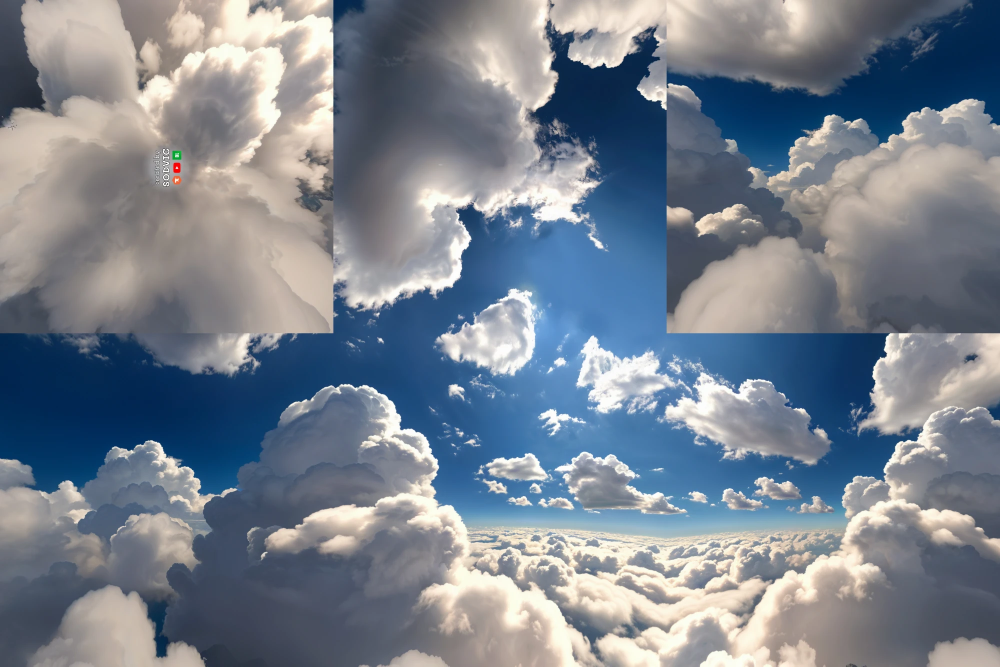
#> input picture minecraft/source-images/sky.webp, 2000 x 1333 px, given in place of madison_beer_sky.png, which was not available (shown at 1/2 size)
$ python preview.py
#> lines starting #> are read from the running program, lines starting #| are printed output that depends on the picture; pictures that were not available may be replaced by others from this repository, and a replacement may not be noted
#!/usr/bin/env python3
"""Render what the MadisonBeerSky skybox looks like in game, without launching Minecraft.

This deliberately re-implements Nuit's renderer rather than reusing anything from
``build_skybox.py``: the quad, the UV ranges and the per-face matrices are ported
straight from ``SquareTexturedSkybox.renderSkybox`` and ``Utils`` (tag
``mc1.21.11-1.0.0-beta.6``). If the atlas were laid out wrongly, these previews
would show it as a rotated, mirrored or misplaced face.

Usage:  python3 preview.py [--atlas <path.png>] [--out-dir <dir>] [--fov 70]
"""

from __future__ import annotations

import argparse
import math
from pathlib import Path

import numpy as np
from PIL import Image

REPO_ROOT = Path(__file__).resolve().parents[2]
DEFAULT_ATLAS = REPO_ROOT / "minecraft" / "MadisonBeerSky" / "assets" / "nuit" / "sky" / "madison_beer_sky.png"

# Utils.TEXTURE_FACES: (minU, minV, maxU, maxV) per face id.
TEXTURE_FACES = [
    (0.0, 0.0, 1 / 3, 1 / 2),  # 0 bottom
    (1 / 3, 1 / 2, 2 / 3, 1.0),  # 1 north
    (2 / 3, 0.0, 1.0, 1 / 2),  # 2 south
    (1 / 3, 0.0, 2 / 3, 1 / 2),  # 3 top
    (2 / 3, 1 / 2, 1.0, 1.0),  # 4 east
    (0.0, 1 / 2, 1 / 3, 1.0),  # 5 west
]
FACE_NAMES = ["bottom", "north", "south", "top", "east", "west"]

VIEWS = {
    "north": (0.0, -1.0),
    "east": (1.0, 0.0),
    "south": (0.0, 1.0),
    "west": (-1.0, 0.0),
}


def _rx(deg: float) -> np.ndarray:
    c, s = math.cos(math.radians(deg)), math.sin(math.radians(deg))
    return np.array([[1, 0, 0], [0, c, -s], [0, s, c]], dtype=np.float64)


def _ry(deg: float) -> np.ndarray:
    c, s = math.cos(math.radians(deg)), math.sin(math.radians(deg))
    return np.array([[c, 0, s], [0, 1, 0], [-s, 0, c]], dtype=np.float64)


def _rz(deg: float) -> np.ndarray:
    c, s = math.cos(math.radians(deg)), math.sin(math.radians(deg))
    return np.array([[c, -s, 0], [s, c, 0], [0, 0, 1]], dtype=np.float64)


# Utils.MATRIX4F_ROTATED_FACE, in the same order as TEXTURE_FACES.
FACE_MATRICES = [
    np.eye(3),
    _rx(90.0),
    _rx(-90.0) @ _ry(180.0),
    _rx(180.0),
    _rz(90.0) @ _ry(-90.0),
    _rz(-90.0) @ _ry(90.0),
]


def face_samples(atlas: np.ndarray, face: int, steps: int) -> tuple[np.ndarray, np.ndarray]:
    """Points on one cube face plus their atlas colour, following the mod's quad."""
    height, width = atlas.shape[:2]
    min_u, min_v, max_u, max_v = TEXTURE_FACES[face]
    a, b = np.meshgrid(np.linspace(0, 1, steps), np.linspace(0, 1, steps))

    # The quad the renderer emits: the y = -100 plane, before the face matrix.
    local = np.stack([-1 + 2 * a, -np.ones_like(a), -1 + 2 * b], axis=-1)
    points = local.reshape(-1, 3) @ FACE_MATRICES[face].T

    u = np.clip((min_u + a * (max_u - min_u)) * width, 0, width - 1).astype(np.int64)
    v = np.clip((min_v + b * (max_v - min_v)) * height, 0, height - 1).astype(np.int64)
    return points, atlas[v.ravel(), u.ravel()]


def render(atlas: np.ndarray, forward: np.ndarray, size: int, fov: float, steps: int) -> Image.Image:
    """Perspective view with Minecraft's framing: 16:9, and `fov` measured vertically."""
    height = size
    width = int(round(size * 16 / 9))

    up_world = np.array([0.0, 1.0, 0.0])
    forward = forward / np.linalg.norm(forward)
    if abs(forward @ up_world) > 0.999:
        up_world = np.array([0.0, 0.0, 1.0])
    right = np.cross(forward, up_world)
    right /= np.linalg.norm(right)
    up = np.cross(right, forward)

    focal = (height / 2) / math.tan(math.radians(fov) / 2)
    canvas = np.zeros((height, width, 3), dtype=np.uint8)

    for face in range(6):
        points, colors = face_samples(atlas, face, steps)
        depth = points @ forward
        visible = depth > 1e-6
        if not visible.any():
            continue
        points, colors, depth = points[visible], colors[visible], depth[visible]
        px = (width / 2 + (points @ right) / depth * focal).astype(np.int64)
        py = (height / 2 - (points @ up) / depth * focal).astype(np.int64)
        inside = (px >= 0) & (px < width) & (py >= 0) & (py < height)
        canvas[py[inside], px[inside]] = colors[inside]

    return Image.fromarray(canvas)


def main() -> None:
    parser = argparse.ArgumentParser(description=__doc__)
    parser.add_argument("--atlas", type=Path, default=DEFAULT_ATLAS)
    parser.add_argument("--out-dir", type=Path, default=Path("skybox-preview"))
    parser.add_argument("--size", type=int, default=512, help="preview resolution (default: 512)")
    parser.add_argument("--fov", type=float, default=70.0, help="vertical field of view (default: 70)")
    parser.add_argument("--steps", type=int, default=1400, help="samples per face axis (default: 1400)")
    args = parser.parse_args()

    atlas = np.asarray(Image.open(args.atlas).convert("RGB"))
#> atlas is the input picture: shape (1333, 2000, 3); mean R, G, B 120.3, 129.7, 141.8
    args.out_dir.mkdir(parents=True, exist_ok=True)

    for name, (x, z) in VIEWS.items():
        image = render(atlas, np.array([x, 0.0, z]), args.size, args.fov, args.steps)
        image.save(args.out_dir / f"looking-{name}.png")
#> this loop made 4 passes
#> (forward in render, right in render) on passes 1 to 4: ([0, 0, -1], [1, 0, 0]), ([1, 0, 0], [0, 0, 1]), ([0, 0, 1], [-1, 0, 0]), ([-1, 0, 0], [0, 0, -1])
#> pass 1, in main, `image = render(atlas, np.array([x, 0.0, z]), args.size, args.fov, args..`:
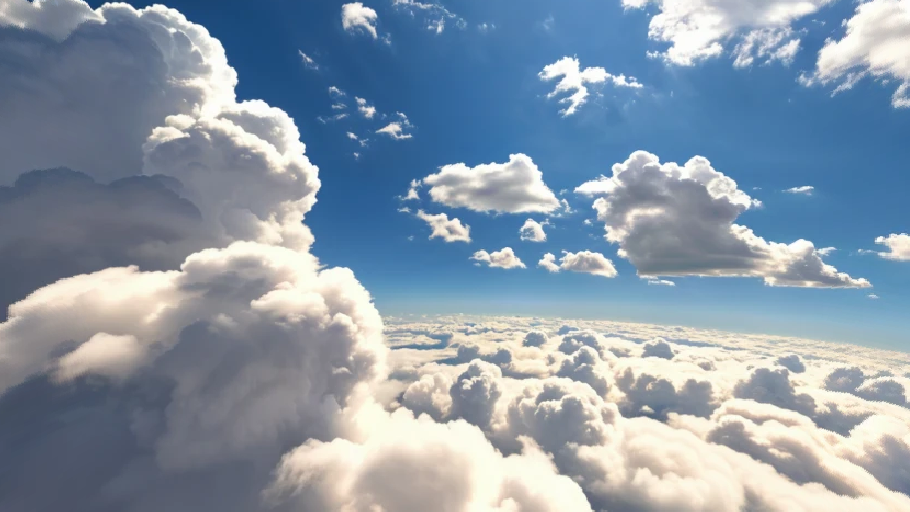
#> image: PIL image 910x512 RGB; mean R, G, B 136.9, 152.6, 168.2
#> pass 2, in main, `image = render(atlas, np.array([x, 0.0, z]), args.size, args.fov, args..`:
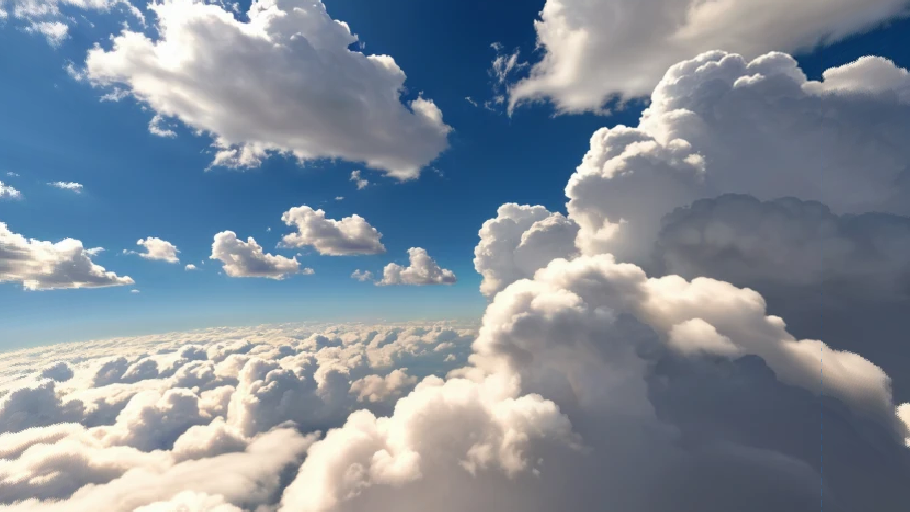
#> image: PIL image 910x512 RGB; mean R, G, B 129.4, 140.6, 152.9
#> pass 3, in main, `image = render(atlas, np.array([x, 0.0, z]), args.size, args.fov, args..`:
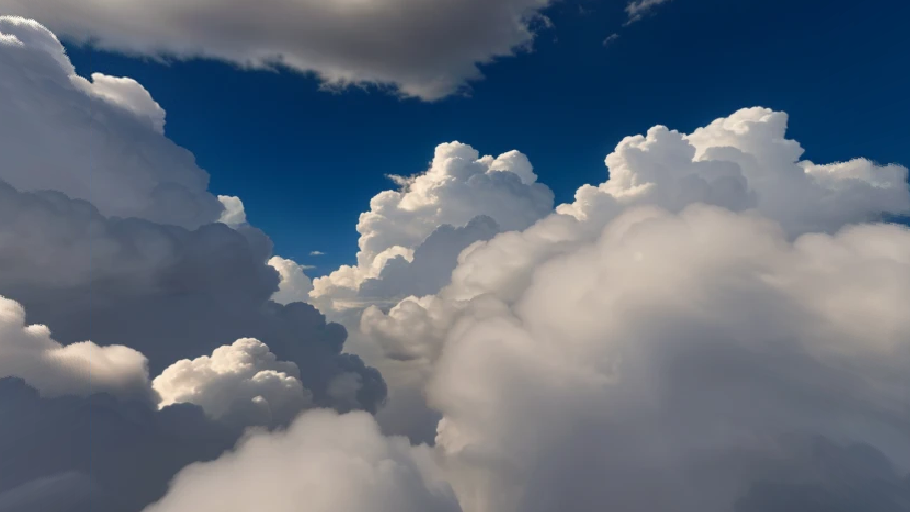
#> image: PIL image 910x512 RGB; mean R, G, B 97.7, 108.4, 122
#> after the loop:
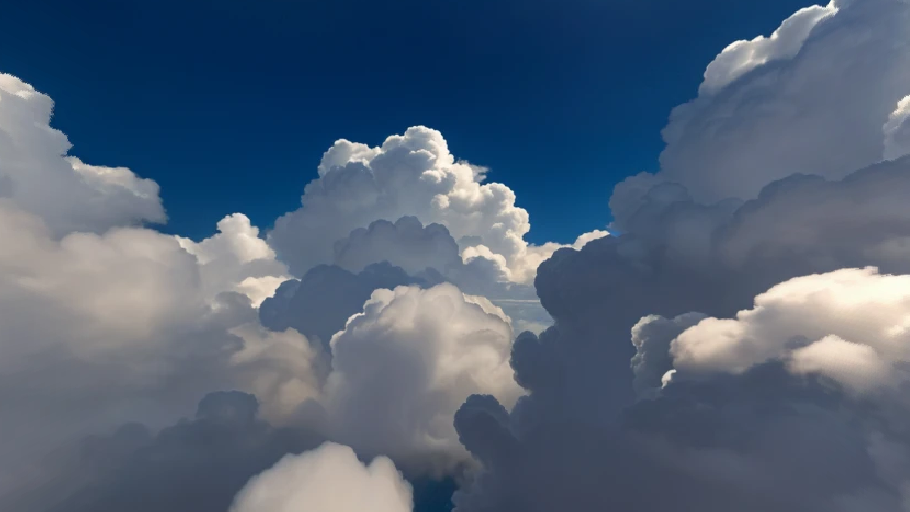
#> image: PIL image 910x512 RGB; mean R, G, B 81.2, 97.5, 118
    render(atlas, np.array([0.0, 1.0, 0.0]), args.size, args.fov, args.steps).save(args.out_dir / "looking-up.png")
#> in render (call 5), `forward = forward / np.linalg.norm(forward)`: forward = [0, 1, 0]
#> in render (call 5), `right = np.cross(forward, up_world)`: right = [1, 0, 0]
#> in render (call 5), `up = np.cross(right, forward)`: up = [0, 0, 1]
#> after the loop in render (call 5), `for face in range(6):`:
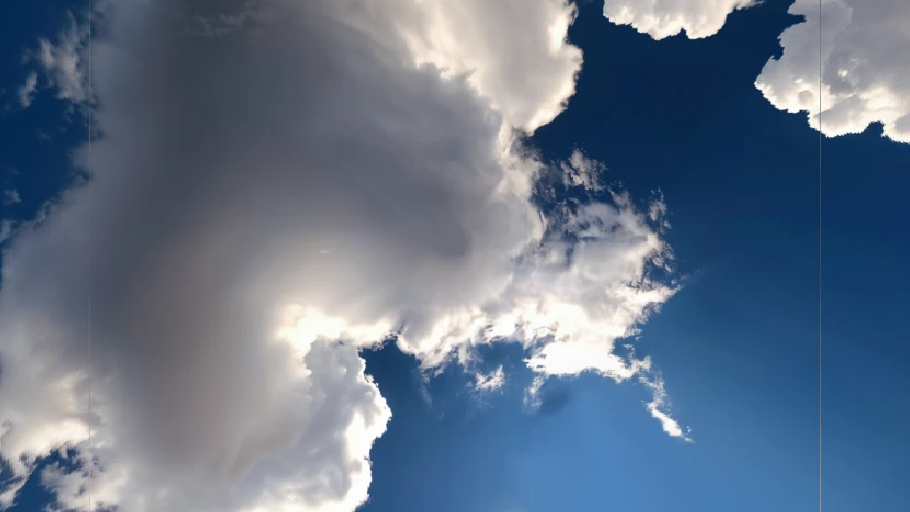
#> canvas: shape (512, 910, 3); mean R, G, B 98.7, 114.8, 135.5
    print(f"wrote previews to {args.out_dir}")


if __name__ == "__main__":
    main()
